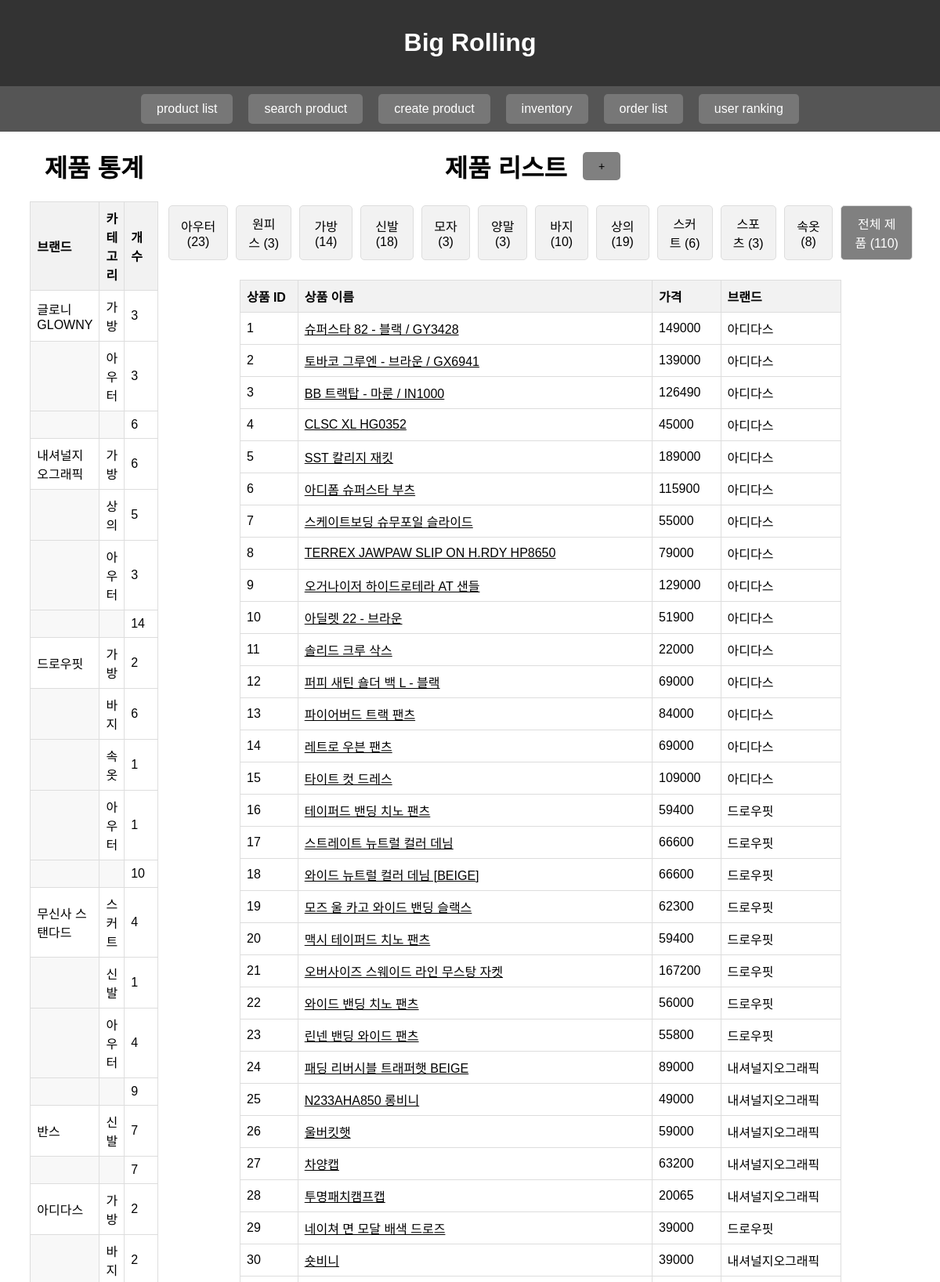
The page /php/product_list.php (upper part) on the database its author committed.
### tables this page shows
create table PRODUCT(
	  product_id INT NOT NULL AUTO_INCREMENT,
		product_name VARCHAR(255) NOT NULL,
    price INT NOT NULL,
		description TEXT,
		category_id INT NOT NULL,
		brand_id INT NOT NULL,
    PRIMARY KEY(product_id),
		FOREIGN KEY (category_id) REFERENCES CATEGORY (category_id) ON UPDATE CASCADE,
		FOREIGN KEY (brand_id) REFERENCES BRAND (brand_id) ON UPDATE CASCADE);

create table BRAND(
	  brand_id INT NOT NULL AUTO_INCREMENT,
		brand_name VARCHAR(255) NOT NULL,
    PRIMARY KEY(brand_id));

### php/db_connection.php (called while the page is built, shortened)
<?php
$servername = "localhost";
$username = "root";
$password = "";
$dbname = "bigrolling";
function connectToDatabase() {
    global $servername, $username, $password, $dbname;
    $conn = mysqli_connect($servername, $username, $password, $dbname);
    return $conn;
}
?>

### php/product_list.php (the view, shortened to what this page needs)
<?php
include(__DIR__ . '/db_connection.php');
$sql_roll = "SELECT BRAND.brand_name, CATEGORY.category_name, COUNT(PRODUCT.product_id) AS product_count
        FROM PRODUCT
        LEFT JOIN BRAND ON PRODUCT.brand_id = BRAND.brand_id
        LEFT JOIN CATEGORY ON PRODUCT.category_id = CATEGORY.category_id
        GROUP BY BRAND.brand_name, CATEGORY.category_name WITH ROLLUP";
$result_roll = mysqli_query(connectToDatabase(), $sql_roll);
$cateQuery = "SELECT CATEGORY.category_id, CATEGORY.category_name, COUNT(PRODUCT.product_id) AS product_count
                FROM CATEGORY
                LEFT JOIN PRODUCT ON CATEGORY.category_id = PRODUCT.category_id
                GROUP BY CATEGORY.category_id WITH ROLLUP";
$cateResult = mysqli_query(connectToDatabase(), $cateQuery);
$selectedCategory = isset($_GET['category']) ? $_GET['category'] : null;
$sql = "SELECT PRODUCT.*, BRAND.brand_name
        FROM PRODUCT
        LEFT JOIN BRAND ON PRODUCT.brand_id = BRAND.brand_id";
$result = mysqli_query(connectToDatabase(), $sql);
?>
<!DOCTYPE html>
<html lang="ko">
<head>
</head>
<body>
<?php
include('index.php');
?>
    <div class="container">
    <div style=" width: 15%">
        <h1>제품 통계</h1>
        <?php
            $currentBrand = null;
        ?>
        <?php if ($result_roll->num_rows > 0) : ?>
            <table>
                <tr>
                    <th>브랜드</th>
                    <th>카테고리</th>
                    <th>개수</th>
                </tr>
                <?php while ($row = mysqli_fetch_assoc($result_roll)) : ?>
                    <tr <?php echo ($row['brand_name'] === null) ? 'style="background-color: #f8f8f8;"' : ''; ?>>
                        <td <?php echo ($row['brand_name'] == $currentBrand) ? 'style="background-color: #f8f8f8;"' : '';?>>
                        <?php if ($row['brand_name'] !== $currentBrand) {
                            echo $row['brand_name'];
                            $currentBrand = $row['brand_name'];
                        } ?></td>
                        <td <?php echo ($row['category_name'] == null) ? 'style="background-color: #f8f8f8;"' : '';?>><?php echo $row['category_name']; ?></td>
                        <td><?php echo $row['product_count']; ?></td>
                    </tr>
                <?php endwhile; ?>
            </table>
        <?php else : ?>
            <p>상품이 없습니다</p>
        <?php endif; ?>
    </div>
    <div style=" width: 80%;">
    <div class="container">
    <h1>제품 리스트</h1>
    <div style="display: flex;flex-direction: column;align-items: center;justify-content: center;">
    <a href="create_product.php">
        <button style="font-size: 14px;margin: 20px;">+</button>
    </a>
        </div></div>
    <div class="category-buttons">
        <?php while ($categoryRow = mysqli_fetch_assoc($cateResult)) : ?>
            <button onclick="filterByCategory(<?php echo $categoryRow['category_id']; ?>)"
                <?php echo ($categoryRow['category_id'] == $selectedCategory) ? 'class="active"' : ''; ?>>
                <?php
                if ($categoryRow['category_id'] !== null) {
                    echo $categoryRow['category_name'] . ' (' . $categoryRow['product_count'] . ')';
                } else {
                    echo '전체 제품 (' . $categoryRow['product_count'] . ')';
                }
                ?>
            </button>
        <?php endwhile; ?>
    </div>
    <?php if ($result->num_rows > 0) : ?>
        <table>
            <tr>
                <th>상품 ID</th>
                <th>상품 이름</th>
                <th>가격</th>
                <th>브랜드</th>
            </tr>
            <?php while ($row = mysqli_fetch_assoc($result)) : ?>
                <tr>
                    <td><?php echo $row['product_id']; ?></td>
                    <td>
                    <a href='#' onclick='saveAndRedirect(<?php echo $row["product_id"]; ?>); return false;' style='color:black'>
                        <?php echo $row['product_name']; ?>
                    </a>
                    </td>
                    <td><?php echo $row['price']; ?></td>
                    <td><?php echo $row['brand_name']; ?></td>
                </tr>
            <?php endwhile; ?>
        </table>
    <?php else : ?>
        <p>해당 카테고리에 상품이 존재하지 않습니다.</p>
    <?php endif; ?>
    </div>
    </div>
</body>
</html>

### php/product_list.php (style rules this page uses)
body { text-align: center; }
h1 { text-align: center; }
table { margin: 0 auto; border-collapse: collapse; width: 80%; }
th, td { border: 1px solid #dddddd; text-align: left; padding: 8px; }
th { background-color: #f2f2f2; }
.category-buttons { display: flex; justify-content: center; margin-bottom: 20px; }
.category-buttons button { background-color: #f2f2f2; border: 1px solid #ddd; padding: 10px 15px; margin: 5px; cursor: pointer; transition: background-color 0.3s; }
.category-buttons button.active { background-color: GRAY; color: white; }
.container { display: flex; justify-content: center; }
button { background-color: GRAY; color: black; border: none; padding: 10px 20px; text-align: center; text-decoration: none; display: inline-block; font-size: 16px; margin: 4px 2px; cursor: pointer; border-radius: 5px; }

### php/index.php (style rules this page uses)
body { font-family: Arial, sans-serif; margin: 0; padding: 0; }

### rows shown on the page
product: product_id "1", product_name "슈퍼스타 82 - 블랙 / GY3428", price "149000", brand.brand_name "아디다스"
product: product_id "2", product_name "토바코 그루엔 - 브라운 / GX6941", price "139000", brand.brand_name "아디다스"
product: product_id "3", product_name "BB 트랙탑 - 마룬 / IN1000", price "126490", brand.brand_name "아디다스"
product: product_id "4", product_name "CLSC XL HG0352", price "45000", brand.brand_name "아디다스"
product: product_id "5", product_name "SST 칼리지 재킷", price "189000", brand.brand_name "아디다스"
product: product_id "6", product_name "아디폼 슈퍼스타 부츠", price "115900", brand.brand_name "아디다스"
product: product_id "7", product_name "스케이트보딩 슈무포일 슬라이드", price "55000", brand.brand_name "아디다스"
product: product_id "8", product_name "TERREX JAWPAW SLIP ON H.RDY HP8650", price "79000", brand.brand_name "아디다스"
product: product_id "9", product_name "오거나이저 하이드로테라 AT 샌들", price "129000", brand.brand_name "아디다스"
product: product_id "10", product_name "아딜렛 22 - 브라운", price "51900", brand.brand_name "아디다스"
product: product_id "11", product_name "솔리드 크루 삭스", price "22000", brand.brand_name "아디다스"
product: product_id "12", product_name "퍼피 새틴 숄더 백 L - 블랙", price "69000", brand.brand_name "아디다스"
product: product_id "13", product_name "파이어버드 트랙 팬츠", price "84000", brand.brand_name "아디다스"
product: product_id "14", product_name "레트로 우븐 팬츠", price "69000", brand.brand_name "아디다스"
product: product_id "15", product_name "타이트 컷 드레스", price "109000", brand.brand_name "아디다스"
product: product_id "16", product_name "테이퍼드 밴딩 치노 팬츠", price "59400", brand.brand_name "드로우핏"
product: product_id "17", product_name "스트레이트 뉴트럴 컬러 데님", price "66600", brand.brand_name "드로우핏"
product: product_id "18", product_name "와이드 뉴트럴 컬러 데님 [BEIGE]", price "66600", brand.brand_name "드로우핏"
product: product_id "19", product_name "모즈 울 카고 와이드 밴딩 슬랙스", price "62300", brand.brand_name "드로우핏"
product: product_id "20", product_name "맥시 테이퍼드 치노 팬츠", price "59400", brand.brand_name "드로우핏"
product: product_id "21", product_name "오버사이즈 스웨이드 라인 무스탕 자켓", price "167200", brand.brand_name "드로우핏"
product: product_id "22", product_name "와이드 밴딩 치노 팬츠", price "56000", brand.brand_name "드로우핏"
product: product_id "23", product_name "린넨 밴딩 와이드 팬츠", price "55800", brand.brand_name "드로우핏"
product: product_id "24", product_name "패딩 리버시블 트래퍼햇 BEIGE", price "89000", brand.brand_name "내셔널지오그래픽"
product: product_id "25", product_name "N233AHA850 롱비니", price "49000", brand.brand_name "내셔널지오그래픽"
product: product_id "26", product_name "울버킷햇", price "59000", brand.brand_name "내셔널지오그래픽"
product: product_id "27", product_name "차양캡", price "63200", brand.brand_name "내셔널지오그래픽"
product: product_id "28", product_name "투명패치캠프캡", price "20065", brand.brand_name "내셔널지오그래픽"
product: product_id "29", product_name "네이쳐 면 모달 배색 드로즈", price "39000", brand.brand_name "드로우핏"
product: product_id "30", product_name "숏비니", price "39000", brand.brand_name "내셔널지오그래픽"

### other values the page prints
$row['brand_name'] "글로니GLOWNY"
$row['category_name'] "가방"
$row['product_count'] "3"
$row['category_name'] "아우터"
$row['product_count'] "6"
$row['brand_name'] "내셔널지오그래픽"
$row['category_name'] "상의"
$row['product_count'] "5"
$row['product_count'] "14"
$row['brand_name'] "드로우핏"
$row['product_count'] "2"
$row['category_name'] "바지"
$row['category_name'] "속옷"
$row['product_count'] "1"
$row['product_count'] "10"
